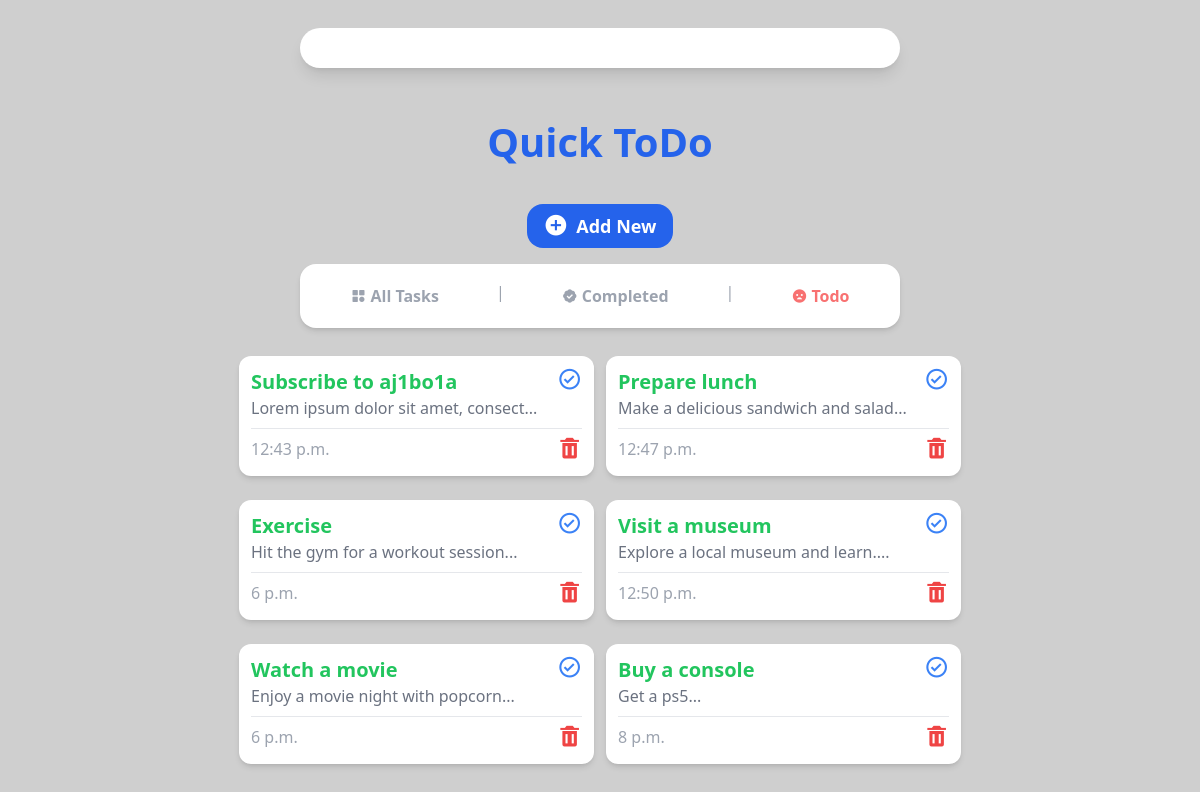
Page /remaining on the committed database.
### tasks/models.py (models this page shows, shortened)
class Task(models.Model):
    title = models.CharField(max_length=35)
    description = models.TextField(null=True, blank=True)
    due_date = models.DateField()
    due_time = models.TimeField()
    completed = models.BooleanField(default=False)

### tasks/views.py (the view)
# urls.py: path("remaining", views.remaining, name="remaining"),
def remaining(request):
    remaining_tasks = Task.objects.filter(completed=False)
    return render(request, "remaining.html", {'tasks': remaining_tasks,})

### tasks/templates/remaining.html
{% include 'base.html' %}
{% include 'remaining_nav.html' %}
{% block content %}
    <section
      class="flex flex-1 flex-wrap justify-center gap-3 bg-[#fff0] w-10/12 md:w-11/12 h-full mb-3 rounded-2xl p-3 overflow-y-auto scrollbar-hide"
    >
      {% for task in tasks %}
      <div
        class="w-[355px] shadow-md flex flex-col bg-white h-[120px] rounded-xl p-3"
      >
        <div class="flex flex-row justify-between">
          <div>
            <a href="{% url 'task_detail' task.id %}">
              <h1 class="text-green-500 font-semibold text-xl">
                {{ task.title }}
              </h1>
            </a>
            <p class="text-gray-500 text-md">
              {{ task.description | slice:":35"}}...
            </p>
          </div>
          <a href="{% url 'toggle_completed' task.id %}">
            <i class="bx bx-check-circle bx-sm text-blue-500"></i>
          </a>
        </div>
        <hr class="border-t border-gray-200 my-2" />
        <div class="flex flex-row justify-between">
          <h2 class="text-gray-500 font-bold">
            {{ due_date }} <span class="font-medium text-gray-400">{{ task.due_time }}</span>
          </h2>
          <a href="{% url 'delete' task.id %}">
            <i class="bx bxs-trash bx-sm text-red-500"></i>
          </a>
        </div>
      </div>
      {% endfor %}
    </section>
{% endblock content %}

### tasks/static/style.css (style rules this page uses)
html { line-height: 1.5; -webkit-text-size-adjust: 100%; -moz-tab-size: 4; -o-tab-size: 4; tab-size: 4; font-family: ui-sans-serif, system-ui, -apple-system, BlinkMacSystemFont, "Segoe UI", Roboto, "Helvetica Neue", Arial, "Noto Sans", sans-serif, "Apple Color Emoji", "Segoe UI Emoji", "Segoe UI Symbol", "Noto Color Emoji"; font-feature-settings: normal; font-variation-settings: normal; }
body { margin: 0; line-height: inherit; }
hr { height: 0; color: inherit; border-top-width: 1px; }
h1, h2, h3, h4, h5, h6 { font-size: inherit; font-weight: inherit; }
a { color: inherit; text-decoration: inherit; }
blockquote, dl, dd, h1, h2, h3, h4, h5, h6, hr, figure, p, pre { margin: 0; }
.my-2 { margin-top: 0.5rem; margin-bottom: 0.5rem; }
.mb-3 { margin-bottom: 0.75rem; }
.flex { display: flex; }
.h-\[120px\] { height: 120px; }
.h-full { height: 100%; }
.h-screen { height: 100vh; }
.w-10\/12 { width: 83.333333%; }
.w-\[355px\] { width: 355px; }
.flex-1 { flex: 1 1 0%; }
.flex-row { flex-direction: row; }
.flex-col { flex-direction: column; }
.flex-wrap { flex-wrap: wrap; }
.items-center { align-items: center; }
.justify-center { justify-content: center; }
.justify-between { justify-content: space-between; }
.gap-3 { gap: 0.75rem; }
.gap-4 { gap: 1rem; }
.overflow-y-auto { overflow-y: auto; }
.rounded-2xl { border-radius: 1rem; }
.rounded-xl { border-radius: 0.75rem; }
.border-t { border-top-width: 1px; }
.border-gray-200 { --tw-border-opacity: 1; border-color: rgb(229 231 235 / var(--tw-border-opacity)); }
.bg-\[\#cfcfcf\] { --tw-bg-opacity: 1; background-color: rgb(207 207 207 / var(--tw-bg-opacity)); }
.bg-\[\#fff0\] { background-color: #fff0; }
.bg-white { --tw-bg-opacity: 1; background-color: rgb(255 255 255 / var(--tw-bg-opacity)); }
.p-3 { padding: 0.75rem; }
.text-xl { font-size: 1.25rem; line-height: 1.75rem; }
.font-bold { font-weight: 700; }
.font-medium { font-weight: 500; }
.font-semibold { font-weight: 600; }
.text-blue-500 { --tw-text-opacity: 1; color: rgb(59 130 246 / var(--tw-text-opacity)); }
.text-gray-400 { --tw-text-opacity: 1; color: rgb(156 163 175 / var(--tw-text-opacity)); }
.text-gray-500 { --tw-text-opacity: 1; color: rgb(107 114 128 / var(--tw-text-opacity)); }
.text-green-500 { --tw-text-opacity: 1; color: rgb(34 197 94 / var(--tw-text-opacity)); }
.text-red-500 { --tw-text-opacity: 1; color: rgb(239 68 68 / var(--tw-text-opacity)); }
.shadow-md { --tw-shadow: 0 4px 6px -1px rgb(0 0 0 / 0.1), 0 2px 4px -2px rgb(0 0 0 / 0.1); --tw-shadow-colored: 0 4px 6px -1px var(--tw-shadow-color), 0 2px 4px -2px var(--tw-shadow-color); box-shadow: var(--tw-ring-offset-shadow, 0 0 #0000), var(--tw-ring-shadow, 0 0 #0000), var(--tw-shadow); }
@media (min-width: 768px) { .md\:w-11\/12 { width: 91.666667%; } }

### rows in the picture
Task: title "Subscribe to aj1bo1a", description "Lorem ipsum dolor sit amet, consect", due_time "12:43 p.m."
Task: title "Prepare lunch", description "Make a delicious sandwich and salad", due_time "12:47 p.m."
Task: title "Exercise", description "Hit the gym for a workout session", due_time "6 p.m."
Task: title "Visit a museum", description "Explore a local museum and learn.", due_time "12:50 p.m."
Task: title "Watch a movie", description "Enjoy a movie night with popcorn", due_time "6 p.m."
Task: title "Buy a console", description "Get a ps5", due_time "8 p.m."
